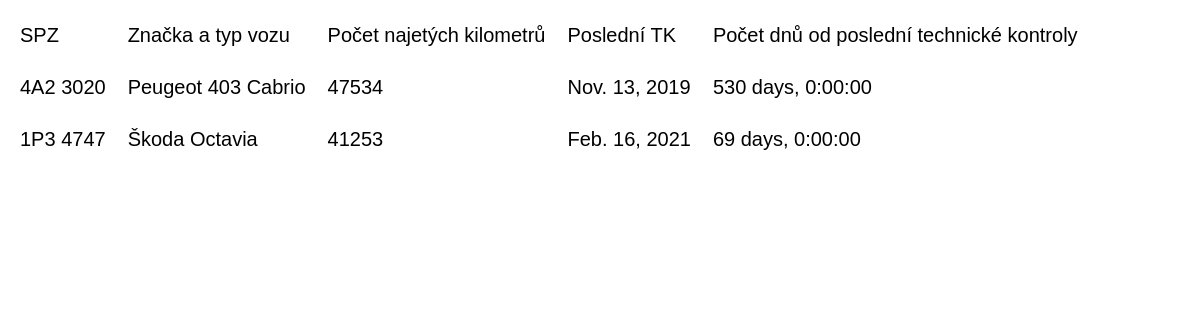
/katalog/seznam/, run on the app's committed database.
### katalog/models.py (models this page shows, shortened)
class Seznam(models.Model):
  registracni_znacka = models.CharField(max_length=10)
  znacka_a_typ = models.CharField(max_length=100)
  pocet_km = models.IntegerField()
  datum_TK = models.DateField()
  @property
  def technicka(self):
    self.now = datetime.date.today()
    return self.now - self.datum_TK

### katalog/views.py (the view)
# urls.py: path("seznam/", views.SeznamView.as_view(), name="seznam"),
class SeznamView(ListView):
    model = models.Seznam
    template_name = "katalog/seznam_list.html"

### templates/katalog/seznam_list.html (shortened to what this page needs)
<!DOCTYPE html>
<html lang="cs">
<head>
</head>
<body>
{% block content %}
    <table>
        <tr>
            <td>SPZ</td>
            <td>Značka a typ vozu</td>
            <td>Počet najetých kilometrů</td>
            <td>Poslední TK</td>
            <td>Počet dnů od poslední technické kontroly</td>
        </tr>
        {% for zaznam in object_list %}
        <tr>
            <td>{{zaznam.registracni_znacka}}</td>
            <td>{{zaznam.znacka_a_typ}}</td>
            <td>{{zaznam.pocet_km}}</td>
            <td>{{zaznam.datum_TK}}</td>
            <td>{{zaznam.technicka}}</td>
        </tr>
        {% endfor %}
    </table>
{% endblock %}
</body>
</html>

### templates/katalog/seznam_list.html (style rules this page uses)
body { color: black; font-family: Arial, Helvetica, sans-serif; font-size: 20px; line-height: 1.5; }
tr, td { padding: 10px; border-spacing:3; }

### data on the page
Seznam: registracni_znacka "4A2 3020", znacka_a_typ "Peugeot 403 Cabrio", pocet_km "47534", datum_TK "Nov. 13, 2019", technicka "530 days, 0:00:00"
Seznam: registracni_znacka "1P3 4747", znacka_a_typ "Škoda Octavia", pocet_km "41253", datum_TK "Feb. 16, 2021", technicka "69 days, 0:00:00"
